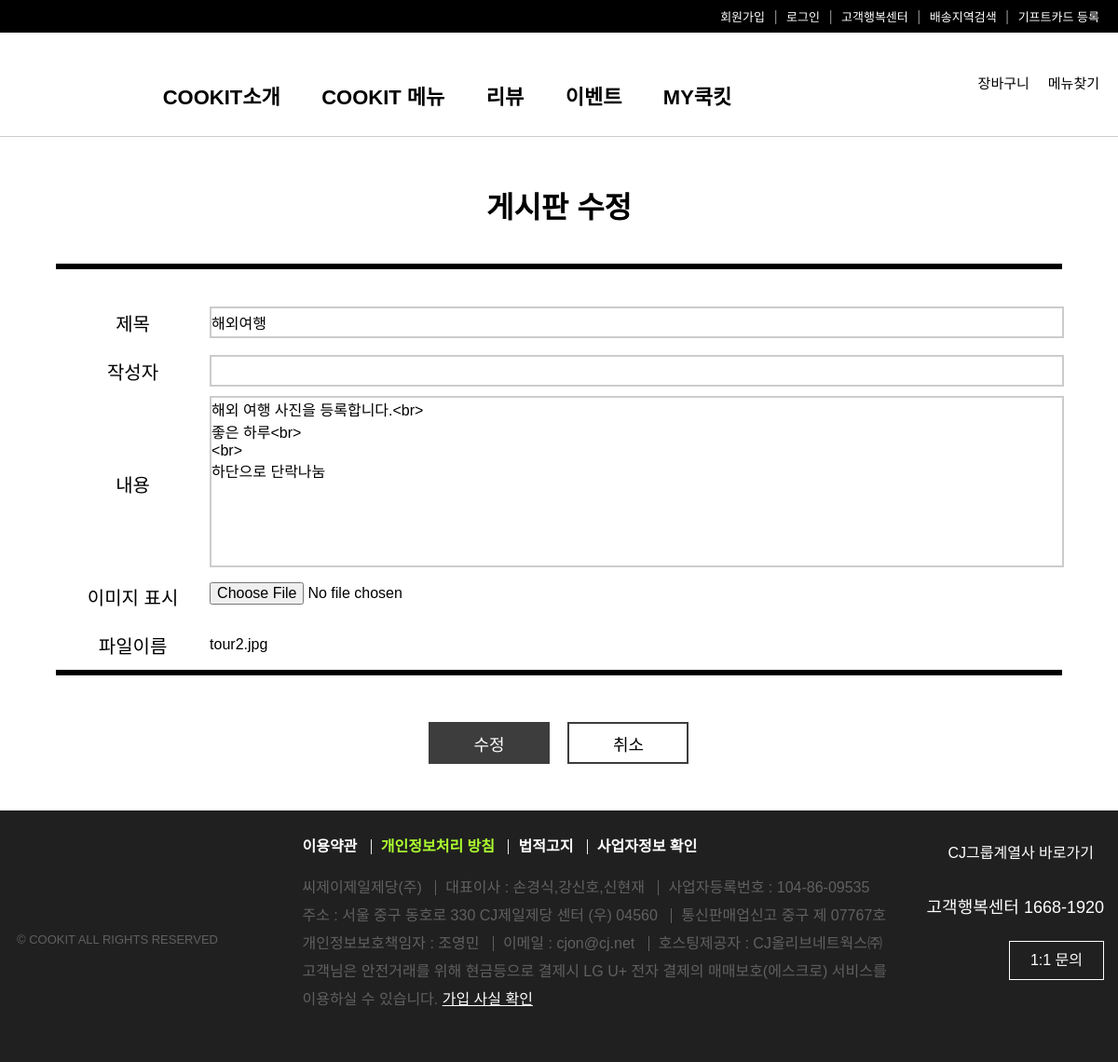
The app's page /freeBoard/1/1/1/28/fboardUpdate, older data.
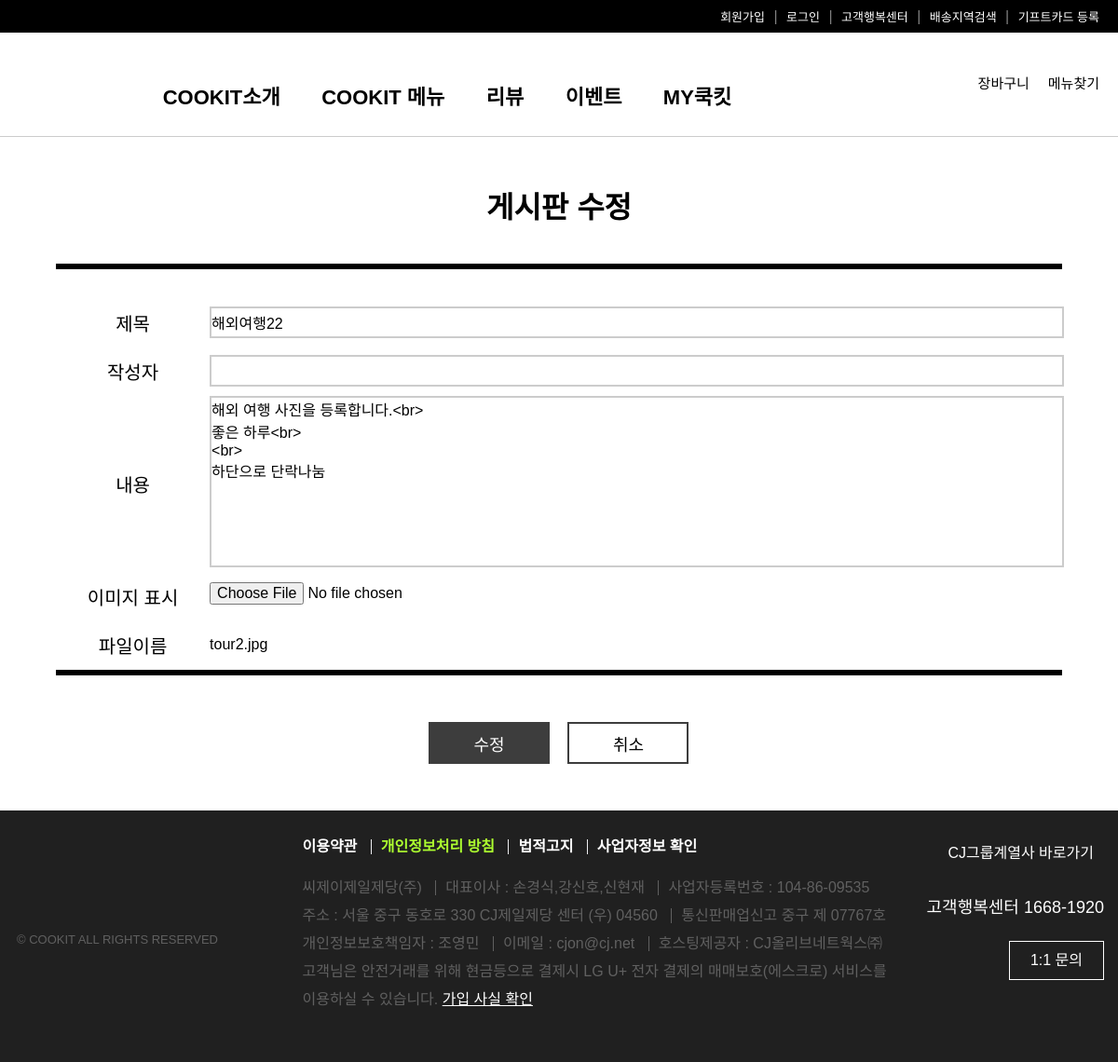
The same page, newer data.
### freeBoard/models.py (models this page shows, shortened)
class Fboard(models.Model):
    b_no = models.AutoField(primary_key=True)
    member = models.ForeignKey(Member,on_delete=models.DO_NOTHING,null=True)
    b_title = models.CharField(max_length=1000)
    b_content = models.TextField()
    b_date = models.DateTimeField(default=datetime.now(),blank=True)
    b_group = models.IntegerField(default=0)
    b_step = models.IntegerField(default=0)
    b_indent = models.IntegerField(default=0)
    b_hit = models.IntegerField(default=1)
    b_file = models.ImageField(blank=True)

### freeBoard/views.py (the view, shortened to what this page needs)
# urls.py: path('<int:nowpage>/<str:category>/<str:sword>/<str:b_no>/fboardUpdate',views.fboardUpdate,name="fboardUpdate"),
def fboardUpdate(request,nowpage,category,sword,b_no):
    if request.method=='GET':
        qs = Fboard.objects.get(b_no=b_no)
        context = {"fboard":qs,"nowpage":nowpage,"category":category,"sword":sword}
        print("views :",b_no)
        return render(request,'fboardUpdate.html',context)

### freeBoard/templates/fboardUpdate.html (shortened to what this page needs)
{% load static %}
<!DOCTYPE html>
<html lang="ko">
<head>
  <link rel="stylesheet" href="{% static 'css/style.css' %}">
  <link rel="stylesheet" href="{% static 'css/write.css' %}">
</head>
<body>
  <header>
    <ul>
      <li>회원가입</li> <span>|</span>
      <li>로그인</li> <span>|</span>
      <li>고객행복센터</li> <span>|</span>
      <li>배송지역검색</li> <span>|</span>
      <li>기프트카드 등록</li>
    </ul>
  </header>
  <nav>
    <div class="logo"></div>
    <div id="search">
      <div class="search"></div><br>
      <span>메뉴찾기</span>
    </div>
    <div id="cart">
      <div class="cart"></div><br>
      <span>장바구니</span>
    </div>
    <div class="nav-menu">
      <ul>
        <li>COOKIT소개</li>
        <li>COOKIT 메뉴</li>
        <li>리뷰</li>
        <li>이벤트</li>
        <li>MY쿡킷</li>
      </ul>
    </div>
  </nav>
  <section>
    <h1>게시판 수정</h1>
    <hr>
    <form action="{% url 'freeBoard:fboardUpdate' nowpage category sword fboard.b_no %}" name="write" method="post" enctype="multipart/form-data">
      <table>
        <colgroup>
          <col width="15%">
          <col width="85%">
        </colgroup>
        <tr>
          <th>제목</th>
          <td>
            <input type="text" name="title" id="title" value={{fboard.b_title}}>
          </td>
        </tr>
        <tr>
          <th>작성자</th>
          <td>
            <input type="text" name="id" value="{{request.session.session_id }}" readonly >
          </td>
        </tr>
        <tr>
          <th>내용</th>
          <td>
            <textarea name="content" cols="50" rows="10">{{fboard.b_content}}</textarea>
          </td>
        </tr>
        <tr>
          <th>이미지 표시</th>
          <td>
            <input type="file" name="file" id="file">
          </td>
        </tr>
        <tr>
          <th>파일이름</th>
          {% if fboard.b_file %}
            <td>{{fboard.b_file}}</td>
          {% else %}
            <td>데이터 없음</td>
          {% endif %}
        </tr>
      </table>
      <hr>
      <div class="button-wrapper">
        <button type="button" onclick="updateBtn()" class="write">수정</button>
        <button type="button" onclick="cancelBtn()" class="cancel">취소</button>
      </div>
    </form>
  </section>
  <footer>
    <div class="wrapper">
      <div class="footer-left">
        <div class="footer-logo"></div>
        <div class="copyright">© COOKIT ALL RIGHTS RESERVED</div>
      </div>
      <div class="footer-center">
        <ul class="footer-nav">
          <li class="first-list">이용약관</li>
          <li class="green">개인정보처리 방침</li>
          <li>법적고지</li>
          <li>사업자정보 확인</li>
        </ul>
        <ul class="footer-info">
          <li class="first-list">씨제이제일제당(주)</li>
          <li>대표이사 : 손경식,강신호,신현재</li>
          <li>사업자등록번호 : 104-86-09535</li>
          <li class="first-list">주소 : 서울 중구 동호로 330 CJ제일제당 센터 (우) 04560</li>
          <li>통신판매업신고 중구 제 07767호</li>
          <li class="first-list">개인정보보호책임자 : 조영민</li>
          <li>이메일 : cjon@cj.net</li>
          <li>호스팅제공자 : CJ올리브네트웍스㈜</li>
        </ul>
        <div id="check">고객님은 안전거래를 위해 현금등으로 결제시 LG U+ 전자 결제의 매매보호(에스크로) 서비스를 이용하실 수 있습니다. <span class="check">가입 사실 확인</span></div>
      </div>
      <div class="footer-right">
        <div id="shortcut">
          <span>CJ그룹계열사 바로가기</span>
          <div class="shortcut"></div>
        </div>
        <div class="call">고객행복센터 1668-1920</div>
        <div class="inquery">1:1 문의</div>
      </div>
    </div>
  </footer>
</body>
</html>

Row changes from the older to the newer data that the page shows:
changed Fboard "tour2.jpg": title "해외여행" → "해외여행22"
